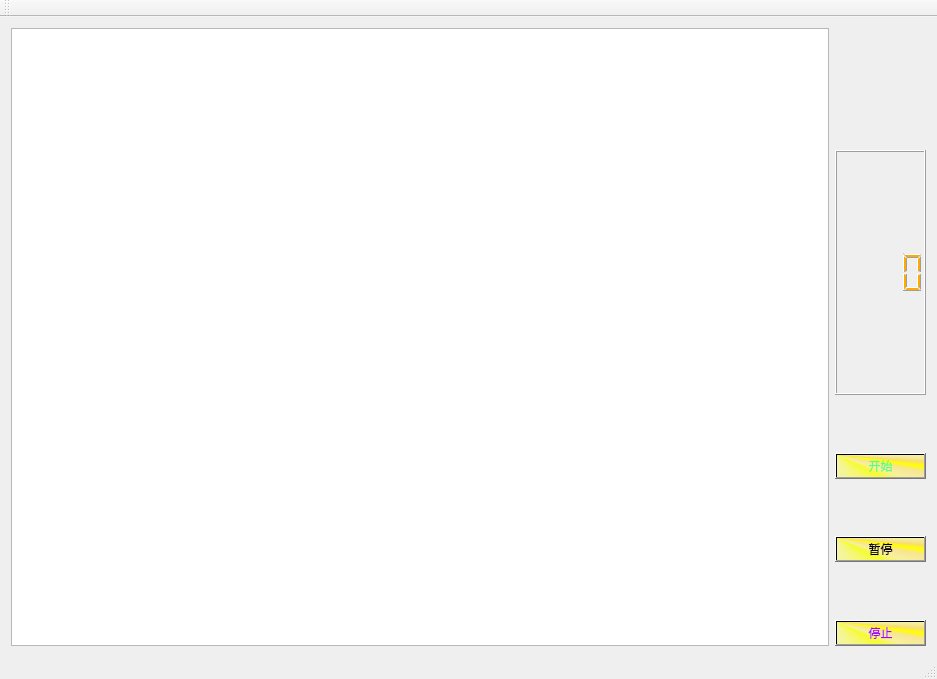
<?xml version="1.0" encoding="UTF-8"?>
<ui version="4.0">
 <class>MainWindow</class>
 <widget class="QMainWindow" name="MainWindow">
  <property name="geometry">
   <rect>
    <x>0</x>
    <y>0</y>
    <width>937</width>
    <height>679</height>
   </rect>
  </property>
  <property name="windowTitle">
   <string>MainWindow</string>
  </property>
  <widget class="QWidget" name="centralWidget">
   <layout class="QHBoxLayout" name="horizontalLayout" stretch="9,1">
    <item>
     <widget class="QGraphicsView" name="graphicsView"/>
    </item>
    <item>
     <layout class="QVBoxLayout" name="verticalLayout_2" stretch="2,4,4">
      <item>
       <spacer name="verticalSpacer">
        <property name="orientation">
         <enum>Qt::Vertical</enum>
        </property>
        <property name="sizeHint" stdset="0">
         <size>
          <width>20</width>
          <height>40</height>
         </size>
        </property>
       </spacer>
      </item>
      <item>
       <widget class="QLCDNumber" name="lcdNumber">
        <property name="styleSheet">
         <string notr="true">color: rgb(116, 214, 255);
color: rgb(255, 170, 0);
font: 87 8pt &quot;Bodoni MT Black&quot;;

background-image: url(:/bg/zzr/p6.png);
</string>
        </property>
        <property name="digitCount">
         <number>4</number>
        </property>
       </widget>
      </item>
      <item>
       <layout class="QVBoxLayout" name="verticalLayout">
        <item>
         <spacer name="verticalSpacer_2">
          <property name="orientation">
           <enum>Qt::Vertical</enum>
          </property>
          <property name="sizeHint" stdset="0">
           <size>
            <width>20</width>
            <height>40</height>
           </size>
          </property>
         </spacer>
        </item>
        <item>
         <widget class="QPushButton" name="btn_start">
          <property name="styleSheet">
           <string notr="true">font: 87 8pt &quot;Arial Black&quot;;
color: rgb(85, 85, 127);
color: rgb(85, 255, 127);
background-color: qconicalgradient(cx:0, cy:0, angle:135, stop:0 rgba(255, 255, 0, 69), stop:0.375 rgba(255, 255, 0, 69), stop:0.423533 rgba(251, 255, 0, 145), stop:0.45 rgba(247, 255, 0, 208), stop:0.477581 rgba(255, 244, 71, 130), stop:0.518717 rgba(255, 218, 71, 130), stop:0.55 rgba(255, 255, 0, 255), stop:0.57754 rgba(255, 203, 0, 130), stop:0.625 rgba(255, 255, 0, 69), stop:1 rgba(255, 255, 0, 69));
border-color: rgb(160, 105, 255);</string>
          </property>
          <property name="text">
           <string>开始</string>
          </property>
         </widget>
        </item>
        <item>
         <spacer name="verticalSpacer_3">
          <property name="orientation">
           <enum>Qt::Vertical</enum>
          </property>
          <property name="sizeHint" stdset="0">
           <size>
            <width>20</width>
            <height>40</height>
           </size>
          </property>
         </spacer>
        </item>
        <item>
         <widget class="QPushButton" name="btn_pause">
          <property name="styleSheet">
           <string notr="true">background-color: qconicalgradient(cx:0, cy:0, angle:135, stop:0 rgba(255, 255, 0, 69), stop:0.375 rgba(255, 255, 0, 69), stop:0.423533 rgba(251, 255, 0, 145), stop:0.45 rgba(247, 255, 0, 208), stop:0.477581 rgba(255, 244, 71, 130), stop:0.518717 rgba(255, 218, 71, 130), stop:0.55 rgba(255, 255, 0, 255), stop:0.57754 rgba(255, 203, 0, 130), stop:0.625 rgba(255, 255, 0, 69), stop:1 rgba(255, 255, 0, 69));</string>
          </property>
          <property name="text">
           <string>暂停</string>
          </property>
         </widget>
        </item>
        <item>
         <spacer name="verticalSpacer_4">
          <property name="orientation">
           <enum>Qt::Vertical</enum>
          </property>
          <property name="sizeHint" stdset="0">
           <size>
            <width>20</width>
            <height>40</height>
           </size>
          </property>
         </spacer>
        </item>
        <item>
         <widget class="QPushButton" name="btn_stop">
          <property name="styleSheet">
           <string notr="true">background-color: qconicalgradient(cx:0, cy:0, angle:135, stop:0 rgba(255, 255, 0, 69), stop:0.375 rgba(255, 255, 0, 69), stop:0.423533 rgba(251, 255, 0, 145), stop:0.45 rgba(247, 255, 0, 208), stop:0.477581 rgba(255, 244, 71, 130), stop:0.518717 rgba(255, 218, 71, 130), stop:0.55 rgba(255, 255, 0, 255), stop:0.57754 rgba(255, 203, 0, 130), stop:0.625 rgba(255, 255, 0, 69), stop:1 rgba(255, 255, 0, 69));
color: rgb(170, 0, 255);</string>
          </property>
          <property name="text">
           <string>停止</string>
          </property>
         </widget>
        </item>
       </layout>
      </item>
     </layout>
    </item>
   </layout>
  </widget>
  <widget class="QMenuBar" name="menuBar">
   <property name="geometry">
    <rect>
     <x>0</x>
     <y>0</y>
     <width>937</width>
     <height>26</height>
    </rect>
   </property>
  </widget>
  <widget class="QToolBar" name="mainToolBar">
   <attribute name="toolBarArea">
    <enum>TopToolBarArea</enum>
   </attribute>
   <attribute name="toolBarBreak">
    <bool>false</bool>
   </attribute>
  </widget>
  <widget class="QStatusBar" name="statusBar"/>
 </widget>
 <layoutdefault spacing="6" margin="11"/>
 <resources/>
 <connections/>
</ui>
